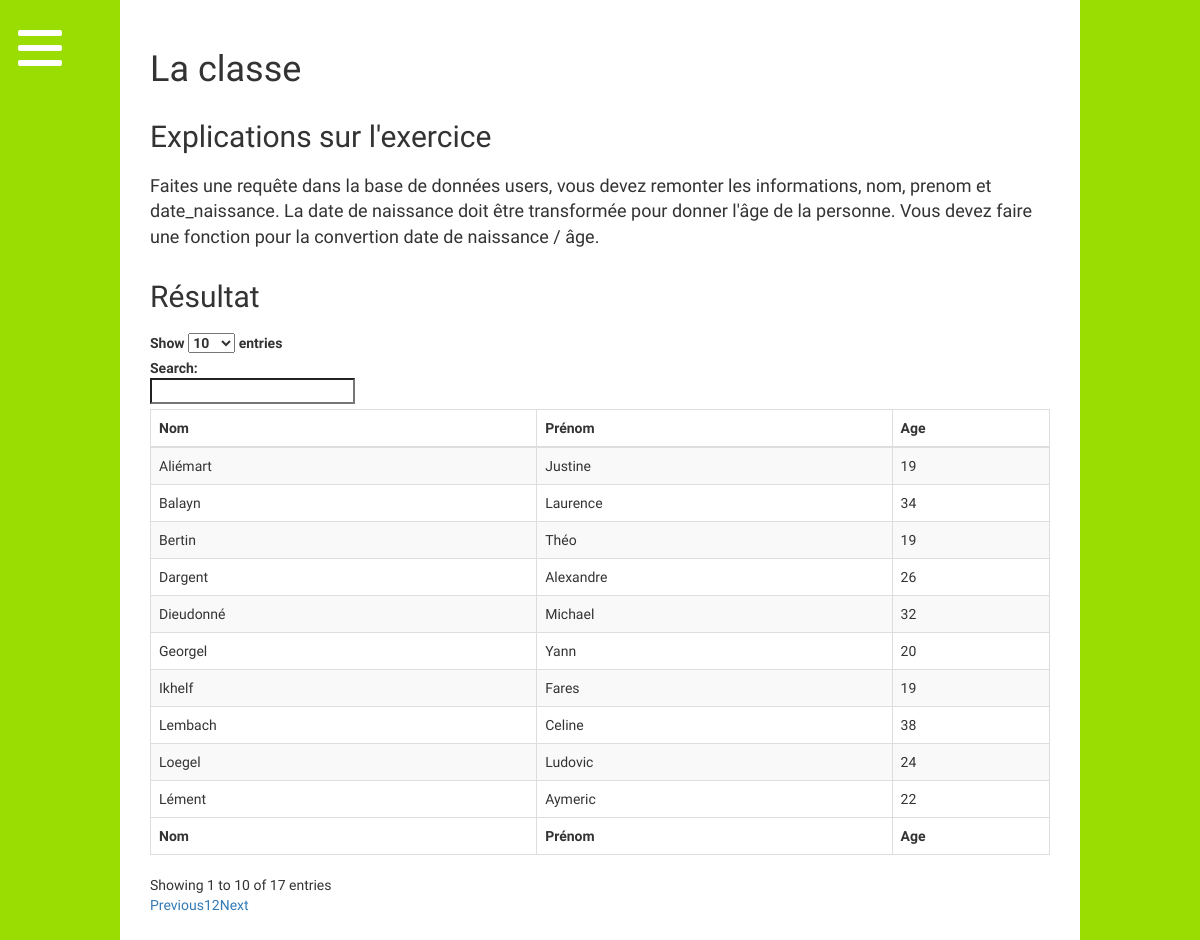
The page /classe/index.php on the database its author committed.
### tables this page shows
CREATE TABLE `users` (
  `id` int(11) NOT NULL,
  `nom` varchar(100) NOT NULL,
  `prenom` varchar(100) NOT NULL,
  `date_naissance` date NOT NULL
);

### classe/index.php (the view, shortened to what this page needs)
<?php  include '../config.php'; ?>
<?php  include '../header.php'; ?>
<div class="general-content">
<h1>La classe</h1>
    <h2>Explications sur l'exercice</h2>
    <p>Faites une requête dans la base de données users, vous devez remonter les informations, nom, prenom et date_naissance. La date de naissance doit être transformée pour donner l'âge de la personne. Vous devez faire une fonction pour la convertion date de naissance / âge.
    </p>
<h2>Résultat</h2>
<table id="example" class="table table-striped table-bordered" cellspacing="0" width="100%">
        <thead>
            <tr>
                <th>Nom</th>
                <th>Prénom</th>
                <th>Age</th>
            </tr>
        </thead>
        <tfoot>
            <tr>
                <th>Nom</th>
                <th>Prénom</th>
                <th>Age</th>
            </tr>
        </tfoot>
        <tbody>
        <?php
        $nomprenom = $dbconnexion->query('SELECT * FROM users');
        function age($date)
        {
            return (int) ((time() - strtotime($date)) / 3600 / 24 / 365);
        }
        foreach ($nomprenom as $set){
        ?><tr><td><?php echo $set["nom"];?></td><td><?php echo $set["prenom"];?></td><td><?php echo age($set["date_naissance"]);?></td>
            <?php
            }
            ?>
        </tbody>
    </table>
    </div>
<?php  include '../footer.php'; ?>

### header.php (shortened to what this page needs)
    <!DOCTYPE html>
<html>
<head>
<link rel="stylesheet" type="text/css" href="http://maxcdn.bootstrapcdn.com/bootstrap/3.3.6/css/bootstrap.min.css">
<link rel="stylesheet" type="text/css" href="https://cdn.datatables.net/1.10.12/css/dataTables.bootstrap.min.css">
<link rel="stylesheet" type="text/css" href="/css/menufullpage.css" rel="stylesheet" type="text/css">
</head>
<body>
<a href="#menu" class="menu-link">
        <span>toggle menu</span>
</a>

### footer.php (shortened to what this page needs)
</body>
</html>

### css/menufullpage.css (style rules this page uses)
html { height:100%; }
body { background-color:#99cc00; margin: 0 auto; font-family: 'Montserrat Alternates', sans-serif; margin:0; padding:0; background: url(/img/background.svg) no-repeat center fixed; -webkit-background-size: cover; background-size: cover; height:100%; }
.menu-link { z-index: 999; display: block; position: fixed; top: 0; left: 0; overflow: hidden; margin: 0; padding: 0; width: 80px; height: 80px; font-size: 0; text-indent: -9999px; -webkit-appearance: none; -moz-appearance: none; appearance: none; box-shadow: none; border-radius: none; border: none; cursor: pointer; -webkit-transition: background 0.3s; transition: background 0.3s; background-color: transparent; }
.menu-link span { display: block; position: absolute; top: 45px; left: 18px; right: 18px; height: 6px; border-radius: 2px; background: white; -webkit-transition: background 0 0.3s; transition: background 0 0.3s; }
.menu-link span::before, .menu-link span::after { position: absolute; display: block; left: 0; width: 100%; height: 6px; border-radius: 2px; background-color: #fff; content: ""; -webkit-transition-duration: 0.3s, 0.3s; transition-duration: 0.3s, 0.3s; -webkit-transition-delay: 0.3s, 0; transition-delay: 0.3s, 0; }
.menu-link span::before { top: -15px; -webkit-transition-property: top, -webkit-transform; transition-property: top, transform; }
.menu-link span::after { bottom: -15px; -webkit-transition-property: bottom, -webkit-transform; transition-property: bottom, transform; }
.general-content { width: 80%; margin: 0 auto; background-color: white; padding:30px; }
h1 { margin-bottom:30px; }
h2 { margin-top:30px; margin-bottom:20px; }
p { font-size:18px; }

### rows shown on the page
users: nom "Bertin", prenom "Théo", date_naissance "19"
users: nom "Lément", prenom "Aymeric", date_naissance "22"
users: nom "Balayn", prenom "Laurence", date_naissance "34"
users: nom "Dargent", prenom "Alexandre", date_naissance "26"
users: nom "Lembach", prenom "Celine", date_naissance "38"
users: nom "Loegel", prenom "Ludovic", date_naissance "24"
users: nom "Dieudonné", prenom "Michael", date_naissance "32"
users: nom "Ikhelf", prenom "Fares", date_naissance "19"
users: nom "Georgel", prenom "Yann", date_naissance "20"
users: nom "Aliémart", prenom "Justine", date_naissance "19"
